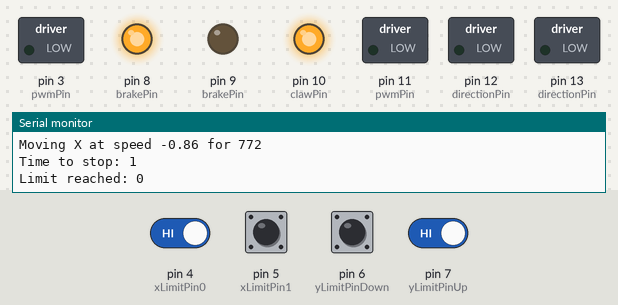
A sketch run on a simulated Arduino Uno, built with avr-gcc and run on an emulated ATmega328P. Shown: switched loads named in the sketch (green lamp = pin HIGH), output pins drawn as LEDs (lit = HIGH), the last lines printed to the serial monitor. Inputs (shaded band) come from the test bench; at power-on: pin 4 (xLimitPin0), pin 5 (xLimitPin1), pin 6 (yLimitPinDown), pin 7 (yLimitPinUp) HIGH. Random numbers use the default seed unless the sketch sets one.

Above: at 3.6 s.
3.7 s: pin 4 (xLimitPin0) driven LOW
At 9.6 s:
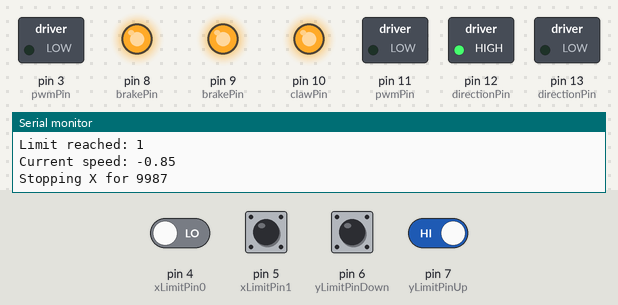
9.7 s: pin 4 (xLimitPin0) driven HIGH and pin 7 (yLimitPinUp) driven LOW
At 19.0 s:
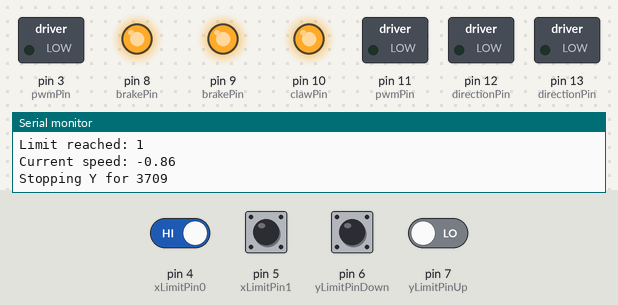
At 19.9 s:
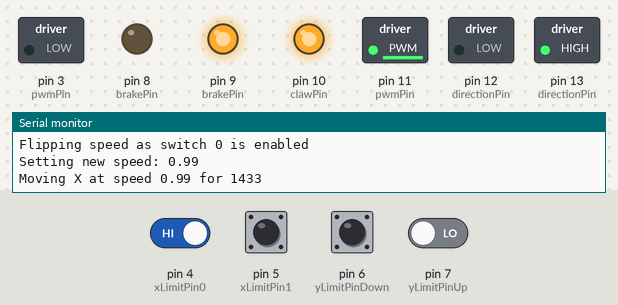
Timing chart, 0 to 21.5 s (numbered marks = the images above; inputs shaded):
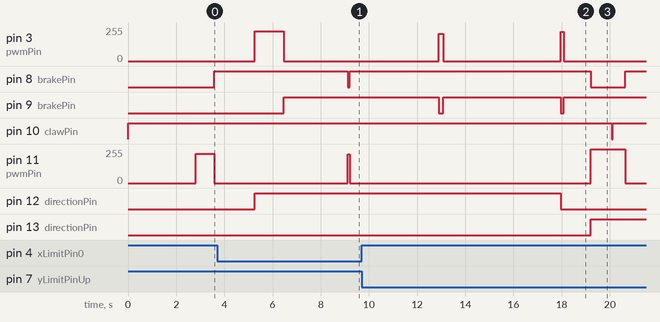

The sketch:

claw_crane.ino
```cpp
/*

  Joystick:
  - VRx to A3
  - VRy to A4
  - SW to A5

  Crane:
  - Motor x: orange-white, green
    - Pin 4 to pull-up resistor 10k to red (xLimit0)
    - Pin 5 to pull-up resistor 10k to white (xLimit1)
  - Motor y: orange-black, pink
    - Pin 6 to pull-up resistor 10k to purple (yLimitDown)
    - Pin 7 to pull-up resistor 10k to orange (yLimitUp)
  - Claw:
    - Pin 10 to relay module input 1
    - Claw solenoid to relay output
    - Arduino 5V used to power relay (risky?)

  - Speed X:
   - Positive speed is away from the motors
   - Negative speed is towards the motors

*/

#include "motor.h"
#include "joystick.h"
#include "claw.h"

#define MANUAL 0
#define AUTO 1

const int xLimitPin0 = 4;
const int xLimitPin1 = 5;

const int yLimitPinDown = 6;
const int yLimitPinUp = 7;

const int joystickPinX = A3;
const int joystickPinY = A4;
const int joystickPinPush = A5;

const int clawPin = 10;

Motor motorX(
  'X',
  ConstantsMotorB::directionPin,
  ConstantsMotorB::pwmPin,
  ConstantsMotorB::brakePin,
  ConstantsMotorB::currentPin,
  xLimitPin0,
  xLimitPin1
);

Motor motorY(
  'Y',
  ConstantsMotorA::directionPin,
  ConstantsMotorA::pwmPin,
  ConstantsMotorA::brakePin,
  ConstantsMotorA::currentPin,
  yLimitPinDown,
  yLimitPinUp
);

Joystick joystick(joystickPinX, joystickPinY, joystickPinPush);

Claw claw(clawPin);

float speedX;
float speedY;
boolean buttonPressed = false;

const int mode = AUTO;

void setup() {
  Serial.begin(9600);
}

void loop() {
  if (mode == AUTO) {
    motorX.moveAutoX();
    motorY.moveAutoY();
    claw.moveAuto();
  } else if (mode == MANUAL) {
    readJoystick();
    update();
  }
}


void readJoystick() {
  speedX = joystick.readX();
  speedY = joystick.readY();
  buttonPressed = joystick.readButton();
}


void update() {
  motorX.setSpeed(speedX);
  motorY.setSpeed(speedY);
  claw.setEnabled(buttonPressed);
}
```

claw.cpp
```cpp
#include "Arduino.h"
#include "claw.h"


Claw::Claw(int pin) {
  digitalWrite(pin, HIGH);  // https://youtu.be/d9evR-K6FAY?t=680
  pinMode(pin, OUTPUT);
  _pin = pin;
  _isOpen = true;
  _timeToClose = millis() + _getRandomTimeOpen();
}

void Claw::close() {
  Serial.println("Closing claw");
  setEnabled(true);
  _isOpen = false;
}

void Claw::release() {
  Serial.println("Releasing claw\n");
  setEnabled(false);
  _isOpen = true;
}

void Claw::setEnabled(boolean enabled) {
  if (enabled) {
    digitalWrite(_pin, LOW);
  } else {
    digitalWrite(_pin, HIGH);
  }
}

void Claw::moveAuto() {
  if (_isOpen) {
    if (millis() > _timeToClose) {
      close();
      _timeWhenClosed = millis();
    }
  } else {
    if ((millis() - _timeWhenClosed) > MAX_CLOSED_TIME) {
      release();
      _timeToClose = millis() + _getRandomTimeOpen();
    }
  }
}


unsigned long Claw::_getRandomTimeOpen() {
  return random(MIN_TIME_OPEN, MAX_TIME_OPEN);
}
```

claw.h
```cpp
#ifndef claw_h
#define claw_h

#include "Arduino.h"

#define MIN_TIME_OPEN 10000  // 10 s
#define MAX_TIME_OPEN 30000  // 30 s
#define MAX_CLOSED_TIME 50  // ms


class Claw {
  public:
    Claw(int pin);
    void close();
    void release();
    void setEnabled(boolean enabled);
    void moveAuto();

  private:
    int _pin;
    boolean _isOpen;
    unsigned long _timeToClose;
    unsigned long _timeWhenClosed;
    unsigned long _getRandomTimeOpen();
};

#endif
```

debounce.cpp
```cpp
#include "Arduino.h"
#include "debounce.h"


boolean debounce(boolean reading, boolean * ptrLastState, unsigned long * ptrLastDebounceTime, boolean debouncedState) {
  // Adapted from https://www.arduino.cc/en/Tutorial/BuiltInExamples/Debounce
  if (reading != *ptrLastState) {
    // Reset the debouncing timer
    *ptrLastDebounceTime = millis();
  }
  unsigned long timeSinceLastChange = millis() - *ptrLastDebounceTime;
  if (timeSinceLastChange > DELAY_TIME) {
    if (reading != debouncedState) {
      debouncedState = reading;
    }
  }
  *ptrLastState = reading;
  return debouncedState;
}
```

debounce.h
```cpp
#ifndef debounce_h
#define debounce_h

#include "Arduino.h"

#define DELAY_TIME 50  // ms


boolean debounce(boolean reading, boolean * ptrLastState, unsigned long * ptrLastDebounceTime, boolean debouncedState);

#endif
```

joystick.cpp
```cpp
#include "Arduino.h"
#include "joystick.h"


Joystick::Joystick(int pinX, int pinY, int pinPush) {
  pinMode(pinX, INPUT);
  _pinX = pinX;

  pinMode(pinY, INPUT);
  _pinY = pinY;

  pinMode(pinPush, INPUT_PULLUP);
  _pinPush = pinPush;
}

float Joystick::readX() {
  return _readAnalog(_pinX);
}

float Joystick::readY() {
  return _readAnalog(_pinY);
}

boolean Joystick::readButton() {
  return digitalRead(_pinPush) == LOW;  // pull-up
}

float Joystick::_readAnalog(int pin) {
  // Speed is binary for the moment (all or nothing)
  const int midSignal = 1024 / 2;
  int signal = analogRead(pin);
  float speed;
  if (signal > 400 && signal < 600) {
    speed = 0;
  } else {
    if (signal > midSignal) {
      speed = 1;
    } else if (signal < midSignal) {
      speed = -1;
    }
  }
  return speed;
}
```

joystick.h
```cpp
#ifndef joystick_h
#define joystick_h

#include "Arduino.h"


class Joystick {
  public:
    Joystick(int pinX, int pinY, int pinPush);
    float readX();
    float readY();
    boolean readButton();

  private:
    int _pinX;
    int _pinY;
    int _pinPush;
    float _readAnalog(int pin);
};

#endif
```

limit.cpp
```cpp
#include "Arduino.h"
#include "limit.h"
#include "debounce.h"


LimitSwitch::LimitSwitch(char switchID, int pin) {
  this->switchID = switchID;
  pinMode(pin, INPUT_PULLUP);
  _pin = pin;
}


void LimitSwitch::begin() {
  _lastState = _isPushed();
  _debouncedState = _lastState;
  _lastDebounceTime = 0;
}


boolean LimitSwitch::isPushed() {
  boolean currentState = _isPushed();
  _debouncedState = debounce(
    currentState,
    &_lastState,
    &_lastDebounceTime,
    _debouncedState
  );
  if (_debouncedState == true) {
    Serial.println("Limit switch enabled");
  }
  return _debouncedState;
}


boolean LimitSwitch::_isPushed() {
  // Get actual current state
  return digitalRead(_pin) == LOW;
}
```

limit.h
```cpp
#ifndef limit_h
#define limit_h

#include "Arduino.h"


class LimitSwitch {
  public:
    LimitSwitch(char switchID, int pin);
    char switchID;
    boolean isPushed();
    boolean _isPushed();
    void begin();

  private:
    int _pin;
    boolean _lastState;
    boolean _debouncedState;
    unsigned long _lastDebounceTime;
};

#endif
```

motor.cpp
```cpp
#include "Arduino.h"
#include "motor.h"
#include "limit.h"


Motor::Motor(char motorID, int directionPin, int pwmPin, int brakePin, int currentPin, int limitPin0, int limitPin1)
{
  _motorID = motorID;

  pinMode(directionPin, OUTPUT);
  _directionPin = directionPin;

  pinMode(pwmPin, OUTPUT);
  _pwmPin = pwmPin;

  pinMode(brakePin, OUTPUT);
  _brakePin = brakePin;

  pinMode(currentPin, INPUT);
  _currentPin = currentPin;

  _ptrLimitSwitch0 = new LimitSwitch('0', limitPin0);
  _ptrLimitSwitch1 = new LimitSwitch('1', limitPin1);
  _ptrLimitSwitch0->begin();
  _ptrLimitSwitch1->begin();

  _moving = false;
  _timeToMove = millis() + _getRandomStopInterval();
  Serial.print("Time to move: ");
  Serial.println(_timeToMove);

  _speed = 0;
  _direction = 1;  // for motor Y (we don't really know if this is up or down)
  _timeLastLimit = -30000;
}

void Motor::stop() {
  _enableBrake();
  _setSpeed(0);
}

void Motor::moveAutoX() {
  boolean isMoving = _speed != 0;
  if (isMoving) {
    boolean mustStop = millis() >= _timeToStop;
    boolean limitReached = _getLimitSwitchFromSpeed(_speed)->isPushed();
    if (mustStop || limitReached) {
      Serial.println("Time to stop: " + String(mustStop));
      Serial.println("Limit reached: " + String(limitReached));
      Serial.println("Current speed: " + String(_speed));
      stop();
      unsigned long waitingTime = _getRandomStopInterval();
      _timeToMove = millis() + waitingTime;
      Serial.println("Stopping " + String(_motorID) + " for " + String(waitingTime));
      Serial.println();
    }
  } else if ((_speed == 0) && (millis() >= _timeToMove)) {
    float speed = _getRandomSpeed();
    Serial.println("Setting new speed: " + String(speed));
    _setSpeed(speed);
    unsigned long movingTime = _getRandomMoveInterval();
    _timeToStop = millis() + movingTime;
    Serial.println("Moving " + String(_motorID) + " at speed " + String(speed) + " for " + String(movingTime));
    Serial.println();
  }
}

void Motor::moveAutoY() {
  // When the claw goes all the way down, the thread starts winding in the opposite direction.
  // Therefore, the meaning of the velocities is swapped. We will just always go the same way
  // and change direction once the switch is activated. We will assume that only the limit
  // switch at the top will ever be enabled.
  boolean isMoving = _speed != 0;
  if (isMoving) {
    boolean mustStop = millis() >= _timeToStop;
    boolean limitReached = _ptrLimitSwitch1->isPushed();
    if (mustStop || limitReached) {
      Serial.println("Time to stop!");
      Serial.println("Time reached: " + String(mustStop));
      Serial.println("Limit reached: " + String(limitReached));
      if (limitReached) {
        unsigned long timeSinceLast = millis() - _timeLastLimit;
        if (timeSinceLast > 30000) {  // So it doesn't get stuck at the top
          Serial.println("Top limit switch reached. Changing direction...");
          _direction *= -1;
          Serial.println("_direction is " + String(_direction));
          _timeLastLimit = millis();
        }
      }
      Serial.println("Current speed: " + String(_speed));
      stop();
      unsigned long waitingTime = _getRandomStopInterval();
      _timeToMove = millis() + waitingTime;
      Serial.println("Stopping " + String(_motorID) + " for " + String(waitingTime));
      Serial.println();
    }
  } else if ((!isMoving) && (millis() >= _timeToMove)) {
    Serial.println("Time to move!");
    float speed = _getRandomSpeed();
    speed = abs(speed);  // docs for abs() say it should be done like this
    speed *= _direction;
    Serial.println("Setting new speed: " + String(speed));
    _setSpeed(speed);
    unsigned long movingTime = _getRandomMoveInterval();
    _timeToStop = millis() + movingTime;
    Serial.println("Moving " + String(_motorID) + " at speed " + String(speed) + " for " + String(movingTime));
    Serial.println();
  }
}

float Motor::getMilliAmps() {
  float voltage = _getVoltageFromPin();
  return _getCurrentFromVoltage(voltage);
}

void Motor::setSpeed(float speed) {
  if (speed == 0) {
    _setSpeed(0);
    return;
  }
  LimitSwitch* limitSwitch = _getLimitSwitchFromSpeed(speed);
  if (limitSwitch->isPushed()) {
    Serial.println("Cannot set speed " + String(speed) + " as limit switch " + String(limitSwitch->switchID) + " is pushed");
    _setSpeed(0);
  } else {
    Serial.println("Setting speed: " + String(speed));
    _setSpeed(speed);
  }
}

void Motor::_setSpeed(float speed) {
  _speed = speed;
  // Speed should be in [-1, 1]
  if (speed == 0) {
    _enableBrake();
  } else {
    _disableBrake();
    if (speed < 0) {
      speed *= -1;
      _setDirection(-1);
    } else {
      _setDirection(1);
    }
  }
  analogWrite(_pwmPin, _speedToByte(speed));
}

LimitSwitch* Motor::_getLimitSwitchFromSpeed(float speed) {
  LimitSwitch* limitSwitch;
  if (speed < 0) {
    limitSwitch = _ptrLimitSwitch0;
  } else if (speed > 0) {
    limitSwitch = _ptrLimitSwitch1;
  } else {
    limitSwitch = nullptr;
  }
  return limitSwitch;
}

void Motor::_enableBrake() {
  digitalWrite(_brakePin, HIGH);
}

void Motor::_disableBrake() {
  digitalWrite(_brakePin, LOW);
}

void Motor::_setDirection(int direction) {
  if (direction == -1) {
    digitalWrite(_directionPin, LOW);
  } else if (direction == 1) {
    digitalWrite(_directionPin, HIGH);
  }
}

int Motor::_speedToByte(float speed)
{
  float rescaled = 255 * speed;
  return int(rescaled);
}

float Motor::_getVoltageFromPin() {
  int lecture = analogRead(_currentPin);
  float voltage = float(lecture) / MAX_10_BITS * MAX_INPUT_VOLTAGE;
  return voltage;
}

float Motor::_getCurrentFromVoltage(float voltage) {
  float current = voltage / VOLTAGE_AT_MAX_CURRENT * CURRENT_AT_MAX_VOLTAGE;
  return current;
}

float Motor::_getRandomSpeed() {
  float x, m, n, y;
  x = _getRandomFloat();
  m = MAX_RANDOM_SPEED - MIN_RANDOM_SPEED;
  n = MIN_RANDOM_SPEED;
  y = m * x + MIN_RANDOM_SPEED;
  if (random(2) == 0) {
    y *= -1;
  }
  if (y < 0 && _ptrLimitSwitch0->isPushed()) {
    Serial.println("Flipping speed as switch 0 is enabled");
    y *= -1;
  } else if (y > 0 && _ptrLimitSwitch1->isPushed()) {
    Serial.println("Flipping speed as switch 1 is enabled");
    y *= -1;
  }
  return y;
}

float Motor::_getRandomFloat() {
  return random(0, 100000) / 100000.0;
}

unsigned long Motor::_getRandomStopInterval() {
  return random(MIN_STOP_INTERVAL, MAX_STOP_INTERVAL);
}

unsigned long Motor::_getRandomMoveInterval() {
  return random(MIN_MOVE_INTERVAL, MAX_MOVE_INTERVAL);
}
```

motor.h
```cpp
#ifndef motor_h
#define motor_h

#include "Arduino.h"
#include "limit.h"

#define VERBOSE 1

// Docs say 3.3 V for 2 A
#define CURRENT_AT_MAX_VOLTAGE 2
#define VOLTAGE_AT_MAX_CURRENT 3.3

#define MAX_10_BITS 1023
#define MAX_INPUT_VOLTAGE 5

#define MIN_RANDOM_SPEED 0.75
#define MAX_RANDOM_SPEED 1

#define MIN_STOP_INTERVAL 2000  // 2 s
#define MAX_STOP_INTERVAL 10000  // 10 s

#define MIN_MOVE_INTERVAL 500  // 0.2 s
#define MAX_MOVE_INTERVAL 2000 // 2 s


class Motor {
  public:
    Motor(char motorID, int directionPin, int pwmPin, int brakePin, int currentPin, int limitPin0, int limitPin1);
    void setSpeed(float speed);
    void stop();
    float getMilliAmps();
    boolean limitSwitchIsPushed(int direction);
    void moveAutoX();
    void moveAutoY();
    boolean _limitReached();

  private:
    char _motorID;
    int _pwmPin;
    int _directionPin;
    int _brakePin;
    int _currentPin;
    int _delayTime;
    float _speed;
    void _setSpeed(float speed);
    void _setDirection(int direction);
    int _speedToByte(float speed);
    void _enableBrake();
    void _disableBrake();
    float _getVoltageFromPin();
    float _getCurrentFromVoltage(float voltage);
    int _getCurrentDirection();
    LimitSwitch* _getLimitSwitchFromSpeed(float speed);
    LimitSwitch* _getRelevantLimitSwitch();
    float _getRandomSpeed();
    float _getRandomFloat();
    unsigned long _getRandomStopInterval();
    unsigned long _getRandomMoveInterval();
    unsigned long _timeToMove;
    unsigned long _timeToStop;
    boolean _moving;
    LimitSwitch* _ptrLimitSwitch0;
    LimitSwitch* _ptrLimitSwitch1;
    int _direction;
    long _timeLastLimit;
};


namespace ConstantsMotorA
{
  const int directionPin = 12;
  const int pwmPin = 3;
  const int brakePin = 9;
  const int currentPin = A0;
}


namespace ConstantsMotorB
{
  const int directionPin = 13;
  const int pwmPin = 11;
  const int brakePin = 8;
  const int currentPin = A1;
}

#endif
```

Measured:
- after the input at 9.7 s, pin 12 (directionPin): HIGH → LOW after 8.3 s
- by itself, pin 9 (brakePin): alternates HIGH for 4.9 s and LOW for 0.15 s
